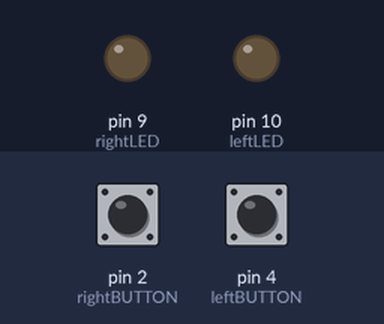
Recording of a sketch running on a simulated Arduino Uno, built with avr-gcc and run on an emulated ATmega328P. On the bench: output pins drawn as LEDs (lit = HIGH). The test bench sets the inputs (shaded band); at power-on: pin 2 (rightBUTTON) LOW, pin 4 (leftBUTTON) LOW.

Above: at 1.2 s.
1.3 s: pin 2 (rightBUTTON) pulled HIGH for 0.15 s
At 1.8 s:
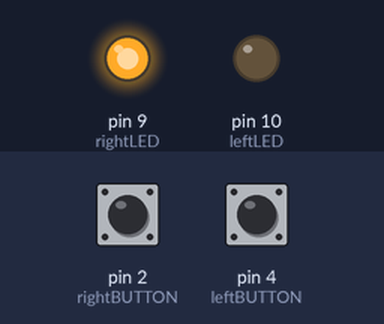
2.9 s: pin 4 (leftBUTTON) pulled HIGH for 0.15 s
At 4.1 s:
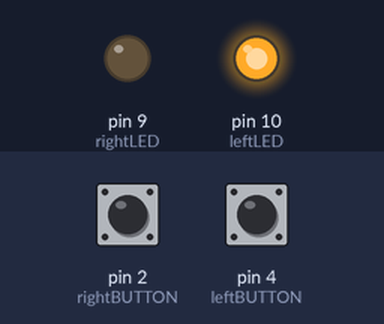
4.5 s: pin 2 (rightBUTTON) pulled HIGH for 1 s
At 5.4 s:
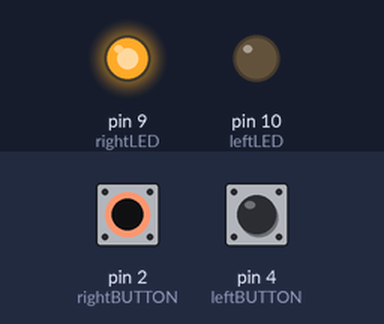
7.0 s: pin 4 (leftBUTTON) pulled HIGH for 1 s
At 7.3 s:
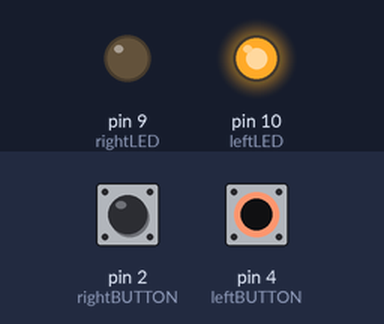
9.5 s: pin 2 (rightBUTTON) driven HIGH and pin 4 (leftBUTTON) driven HIGH
At 10.7 s:
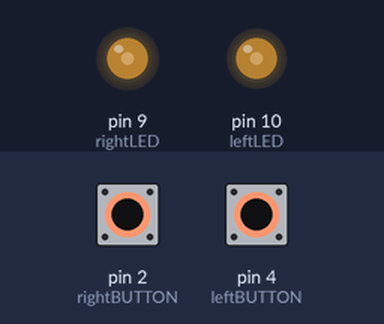
11.0 s: pin 2 (rightBUTTON) driven LOW
At 11.3 s:
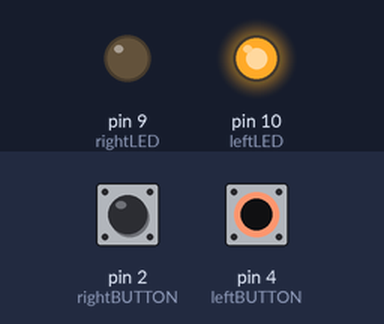
Timing chart, 0 to 13.5 s (numbered marks = the images above; inputs shaded):
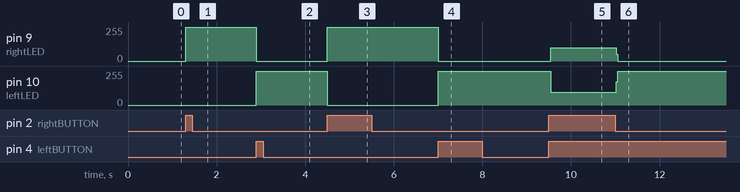

Measured:
- after the input at 1.3 s, pin 9 (rightLED): 0/255 → 255/255 at once
- after the input at 2.9 s, pin 9 (rightLED): 255/255 → 0/255 at once; pin 10 (leftLED): 0/255 → 255/255 at once
- after the input at 4.5 s, pin 9 (rightLED): 0/255 → 255/255 at once; pin 10 (leftLED): 255/255 → 0/255 at once
- after the input at 7.0 s, pin 9 (rightLED): 255/255 → 0/255 at once; pin 10 (leftLED): 0/255 → 255/255 at once
- after the input at 9.5 s, pin 9 (rightLED): 0/255 → 101/255 at once; pin 10 (leftLED): 255/255 → 96/255 at once
- after the input at 11.0 s, pin 9 (rightLED): 101/255 → 0/255 at once; pin 10 (leftLED): 96/255 → 255/255 at once

The sketch:

turnLeftAndRightLED.ino
```cpp
const int rightBUTTON = 2;
const int leftBUTTON = 4;
const int leftLED = 10;
const int rightLED = 9;

void setup(void) {
  pinMode(rightBUTTON, INPUT);
  pinMode(leftBUTTON, INPUT);
  pinMode(leftLED, OUTPUT);
  pinMode(rightLED, OUTPUT);
}

void loop(void) {
  if(digitalRead(rightBUTTON) == HIGH) {
    digitalWrite(rightLED, HIGH);
    digitalWrite(leftLED, LOW);
  }

  if (digitalRead(leftBUTTON) == HIGH) {
    digitalWrite(leftLED, HIGH);
    digitalWrite(rightLED, LOW);
  }

  if (digitalRead(rightBUTTON) == HIGH && digitalRead(leftBUTTON) == HIGH) {
    digitalWrite(leftLED, LOW);
    digitalWrite(rightLED, LOW);
  }
}
```
